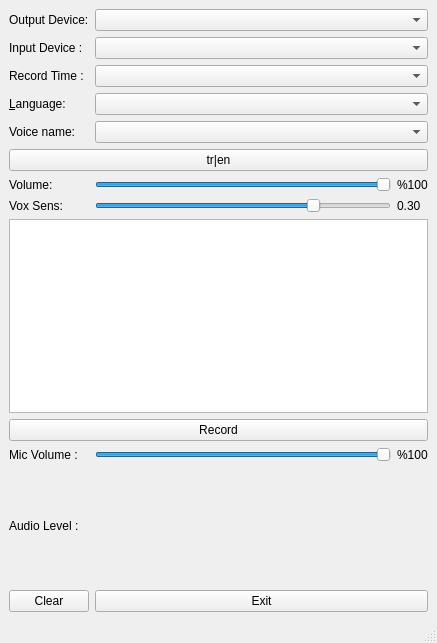
<?xml version="1.0" encoding="UTF-8"?>
<ui version="4.0">
 <class>MainWindow</class>
 <widget class="QMainWindow" name="MainWindow">
  <property name="geometry">
   <rect>
    <x>0</x>
    <y>0</y>
    <width>437</width>
    <height>643</height>
   </rect>
  </property>
  <property name="windowTitle">
   <string>MainWindow</string>
  </property>
  <widget class="QWidget" name="centralwidget">
   <layout class="QGridLayout" name="gridLayout_3">
    <item row="0" column="0">
     <layout class="QGridLayout" name="gridLayout_2">
      <item row="7" column="2">
       <widget class="QLabel" name="labelVoxSensivityInfo">
        <property name="text">
         <string>0.30</string>
        </property>
       </widget>
      </item>
      <item row="7" column="0">
       <widget class="QLabel" name="labelVolume_2">
        <property name="sizePolicy">
         <sizepolicy hsizetype="Minimum" vsizetype="Preferred">
          <horstretch>0</horstretch>
          <verstretch>0</verstretch>
         </sizepolicy>
        </property>
        <property name="text">
         <string>Vox Sens:</string>
        </property>
        <property name="alignment">
         <set>Qt::AlignLeading|Qt::AlignLeft|Qt::AlignVCenter</set>
        </property>
       </widget>
      </item>
      <item row="2" column="0">
       <widget class="QLabel" name="labelRecordTime">
        <property name="text">
         <string>Record Time : </string>
        </property>
       </widget>
      </item>
      <item row="1" column="1" colspan="2">
       <widget class="QComboBox" name="audioInputDeviceBox"/>
      </item>
      <item row="3" column="0">
       <widget class="QLabel" name="labelLanguage">
        <property name="sizePolicy">
         <sizepolicy hsizetype="Minimum" vsizetype="Preferred">
          <horstretch>0</horstretch>
          <verstretch>0</verstretch>
         </sizepolicy>
        </property>
        <property name="layoutDirection">
         <enum>Qt::LeftToRight</enum>
        </property>
        <property name="text">
         <string>&amp;Language:</string>
        </property>
        <property name="alignment">
         <set>Qt::AlignLeading|Qt::AlignLeft|Qt::AlignVCenter</set>
        </property>
        <property name="buddy">
         <cstring>language</cstring>
        </property>
       </widget>
      </item>
      <item row="6" column="0">
       <widget class="QLabel" name="labelVolume">
        <property name="sizePolicy">
         <sizepolicy hsizetype="Minimum" vsizetype="Preferred">
          <horstretch>0</horstretch>
          <verstretch>0</verstretch>
         </sizepolicy>
        </property>
        <property name="text">
         <string>Volume:</string>
        </property>
        <property name="alignment">
         <set>Qt::AlignLeading|Qt::AlignLeft|Qt::AlignVCenter</set>
        </property>
       </widget>
      </item>
      <item row="4" column="0">
       <widget class="QLabel" name="labelVoice">
        <property name="text">
         <string>Voice name:</string>
        </property>
        <property name="alignment">
         <set>Qt::AlignLeading|Qt::AlignLeft|Qt::AlignVCenter</set>
        </property>
       </widget>
      </item>
      <item row="6" column="1">
       <widget class="QSlider" name="speechVolumeSlider">
        <property name="maximum">
         <number>100</number>
        </property>
        <property name="singleStep">
         <number>5</number>
        </property>
        <property name="pageStep">
         <number>20</number>
        </property>
        <property name="value">
         <number>100</number>
        </property>
        <property name="sliderPosition">
         <number>100</number>
        </property>
        <property name="orientation">
         <enum>Qt::Horizontal</enum>
        </property>
       </widget>
      </item>
      <item row="2" column="1" colspan="2">
       <widget class="QComboBox" name="recordTimeBox"/>
      </item>
      <item row="7" column="1">
       <widget class="QSlider" name="voxSensivitySlider">
        <property name="maximum">
         <number>100</number>
        </property>
        <property name="singleStep">
         <number>5</number>
        </property>
        <property name="pageStep">
         <number>20</number>
        </property>
        <property name="value">
         <number>75</number>
        </property>
        <property name="sliderPosition">
         <number>75</number>
        </property>
        <property name="orientation">
         <enum>Qt::Horizontal</enum>
        </property>
       </widget>
      </item>
      <item row="3" column="1" colspan="2">
       <widget class="QComboBox" name="language">
        <property name="sizePolicy">
         <sizepolicy hsizetype="Expanding" vsizetype="Fixed">
          <horstretch>0</horstretch>
          <verstretch>0</verstretch>
         </sizepolicy>
        </property>
       </widget>
      </item>
      <item row="0" column="0">
       <widget class="QLabel" name="labelOutputDevice">
        <property name="text">
         <string>Output Device:</string>
        </property>
       </widget>
      </item>
      <item row="1" column="0">
       <widget class="QLabel" name="labelInputDevice">
        <property name="text">
         <string>Input Device : </string>
        </property>
       </widget>
      </item>
      <item row="4" column="1" colspan="2">
       <widget class="QComboBox" name="voice"/>
      </item>
      <item row="0" column="1" colspan="2">
       <widget class="QComboBox" name="audioOutputDeviceBox"/>
      </item>
      <item row="6" column="2">
       <widget class="QLabel" name="labelSpeechLevelInfo">
        <property name="text">
         <string>%100</string>
        </property>
       </widget>
      </item>
      <item row="5" column="0" colspan="3">
       <widget class="QPushButton" name="languageButton">
        <property name="text">
         <string>tr|en</string>
        </property>
       </widget>
      </item>
     </layout>
    </item>
    <item row="1" column="0">
     <widget class="QTextBrowser" name="textTerminal">
      <property name="sizePolicy">
       <sizepolicy hsizetype="Preferred" vsizetype="Preferred">
        <horstretch>0</horstretch>
        <verstretch>0</verstretch>
       </sizepolicy>
      </property>
      <property name="minimumSize">
       <size>
        <width>0</width>
        <height>0</height>
       </size>
      </property>
     </widget>
    </item>
    <item row="2" column="0">
     <layout class="QGridLayout" name="gridLayout">
      <item row="0" column="0" colspan="3">
       <widget class="QPushButton" name="recordButton">
        <property name="text">
         <string>Record</string>
        </property>
       </widget>
      </item>
      <item row="4" column="0">
       <widget class="QPushButton" name="clearButton">
        <property name="text">
         <string>Clear</string>
        </property>
       </widget>
      </item>
      <item row="1" column="0">
       <widget class="QLabel" name="labelMicVolume">
        <property name="text">
         <string>Mic Volume : </string>
        </property>
       </widget>
      </item>
      <item row="1" column="1">
       <widget class="QSlider" name="micVolumeSlider">
        <property name="maximum">
         <number>100</number>
        </property>
        <property name="value">
         <number>100</number>
        </property>
        <property name="orientation">
         <enum>Qt::Horizontal</enum>
        </property>
       </widget>
      </item>
      <item row="1" column="2">
       <widget class="QLabel" name="labelMicLevelInfo">
        <property name="text">
         <string>%100</string>
        </property>
       </widget>
      </item>
      <item row="3" column="1" colspan="2">
       <layout class="QVBoxLayout" name="levelsLayout">
        <property name="spacing">
         <number>6</number>
        </property>
        <property name="sizeConstraint">
         <enum>QLayout::SetFixedSize</enum>
        </property>
       </layout>
      </item>
      <item row="3" column="0">
       <widget class="QLabel" name="labelAudioLevel">
        <property name="text">
         <string>Audio Level : </string>
        </property>
       </widget>
      </item>
      <item row="4" column="1" colspan="2">
       <widget class="QPushButton" name="exitButton">
        <property name="enabled">
         <bool>true</bool>
        </property>
        <property name="text">
         <string>Exit</string>
        </property>
       </widget>
      </item>
     </layout>
    </item>
   </layout>
  </widget>
  <widget class="QStatusBar" name="statusbar"/>
 </widget>
 <resources/>
 <connections/>
 <slots>
  <slot>setOutputLocation()</slot>
  <slot>toggleRecord()</slot>
  <slot>togglePause()</slot>
 </slots>
</ui>
